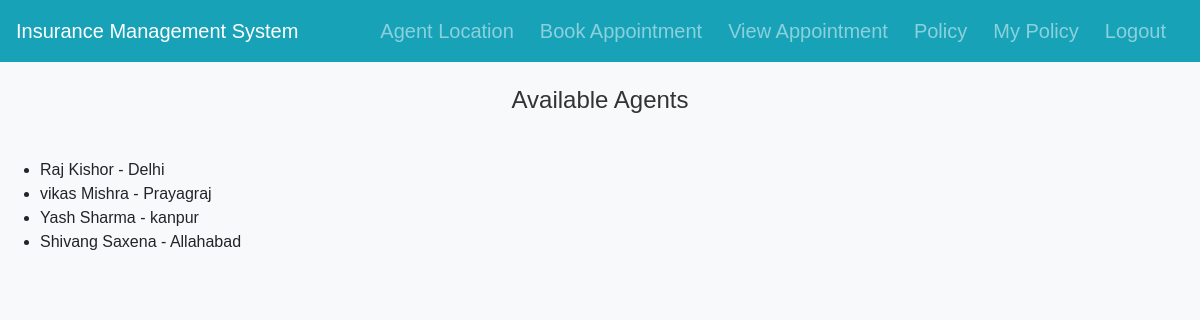
/agents/, run on the app's committed database.
### Insurance/models.py (models this page shows, shortened)
class Ajents(models.Model):
    address = models.CharField(max_length=100, null=True)
    name = models.CharField(max_length=255, null=True)
    phone = models.CharField(max_length=15,null=True)
    email = models.EmailField(unique=True, null=True)
    is_available = models.BooleanField(default=True)
    available_from = models.TimeField(null=True, blank=True)
    available_to = models.TimeField(null=True, blank=True)

### Insurance/views.py (the view)
# urls.py: path('agents/', views.agent_list, name='agent_list'),
def agent_list(request):
    agents = Ajents.objects.all()
    map = folium.Map(location=[26, 80], zoom_start=6)
    for agent in agents:
        try:
            location = geocoder.osm(agent.address)
            if location.ok:
                lat = location.latlng[0]
                lon = location.latlng[1]
                folium.Marker(location=[lat, lon], tooltip="Click for more",
                               popup=(agent.name,agent.email)).add_to(map)
            time.sleep(2)  # Sleep for 1 second after each request
        except Exception as e:
            print(f"Error processing agent '{agent.name}': {str(e)}")
    map_html = map._repr_html_()
    return render(request, 'agent_list.html', {'agents': agents, 'map_html': map_html})

### Insurance/templates/agent_list.html (shortened to what this page needs)
{% load static %}
<!DOCTYPE html>
<html lang="en">
<head>
    <link rel="stylesheet" href="https://unpkg.com/leaflet/dist/leaflet.css" />
</head>
<body>
    {% include 'inner_header.html' %}
    <div class="agent-name">Available Agents</div>
    <ul>
        {% for agent in agents %}
            <li>{{ agent.name }} - {{ agent.address }}</li>
        {% endfor %}
    </ul>
</body>
</html>

### Insurance/templates/Inner_Header.html (shortened to what this page needs)
{% load static %}
<!DOCTYPE html>
<html lang="en">
<head>
    <link rel="stylesheet" href="https://cdn.jsdelivr.net/npm/bootstrap@4.6.2/dist/css/bootstrap.min.css">
    <link rel="stylesheet" href="{% static 'CSS/style.css' %}">
    <link rel="stylesheet" href="https://use.fontawesome.com/releases/v5.7.0/css/all.css">
</head>
<body>
    <nav class="navbar navbar-expand-md bg-info navbar-dark">
        <a class="navbar-brand" href="{% url 'Customer_home' %}">Insurance Management System</a>
        <div class="collapse navbar-collapse" id="collapsibleNavbar">
            <ul class="navbar-nav ml-auto">
                <li class="nav-item">
                    <a class="nav-link" href="{% url 'agent_list' %}">Agent Location</a>
                </li>
                <li class="nav-item">
                    <a class="nav-link" href="{% url 'book_appointment' %}">Book Appointment</a>
                </li>
                <li class="nav-item">
                    <a class="nav-link" href="{% url 'view_appointment_status' %}">View Appointment</a>
                </li>
                <li class="nav-item">
                    <a class="nav-link" href="{% url 'apply_policy' %}">Policy</a>
                </li>
                <li class="nav-item">
                    <a class="nav-link" href="{% url 'accepted_policy_details' %}">My Policy</a>
                </li>
                <li class="nav-item">
                    <a class="nav-link" href="{% url 'logout' %}">Logout</a>
                </li>
            </ul>
        </div>
    </nav>
</body>
</html>

### Insurance/static/CSS/style.css (style rules this page uses)
body { font-family: 'Arial', sans-serif; background-color: #f8f9fa; }
a { color: #17a2b8; font-size: 20px; margin-right: 10px; transition: color 0.3s, transform 0.3s; }

### Insurance/templates/agent_list.html (style rules this page uses)
body { font-family: Arial, sans-serif; margin: 0; padding: 0; background-color: #f8f9fa; }
.agent-name { text-align: center; margin-top: 20px; color: #333; font-size: 24px; animation: fadeIn 1s ease-in-out; }

### Insurance/templates/Inner_Header.html (style rules this page uses)
.navbar { margin-bottom: 0; border-bottom: none; }
.navbar-nav .nav-link { padding: 0.5rem 1rem; }

### data on the page
Ajents: name "Raj Kishor", address "Delhi"
Ajents: name "vikas Mishra", address "Prayagraj"
Ajents: name "Yash Sharma", address "kanpur"
Ajents: name "Shivang Saxena", address "Allahabad"
